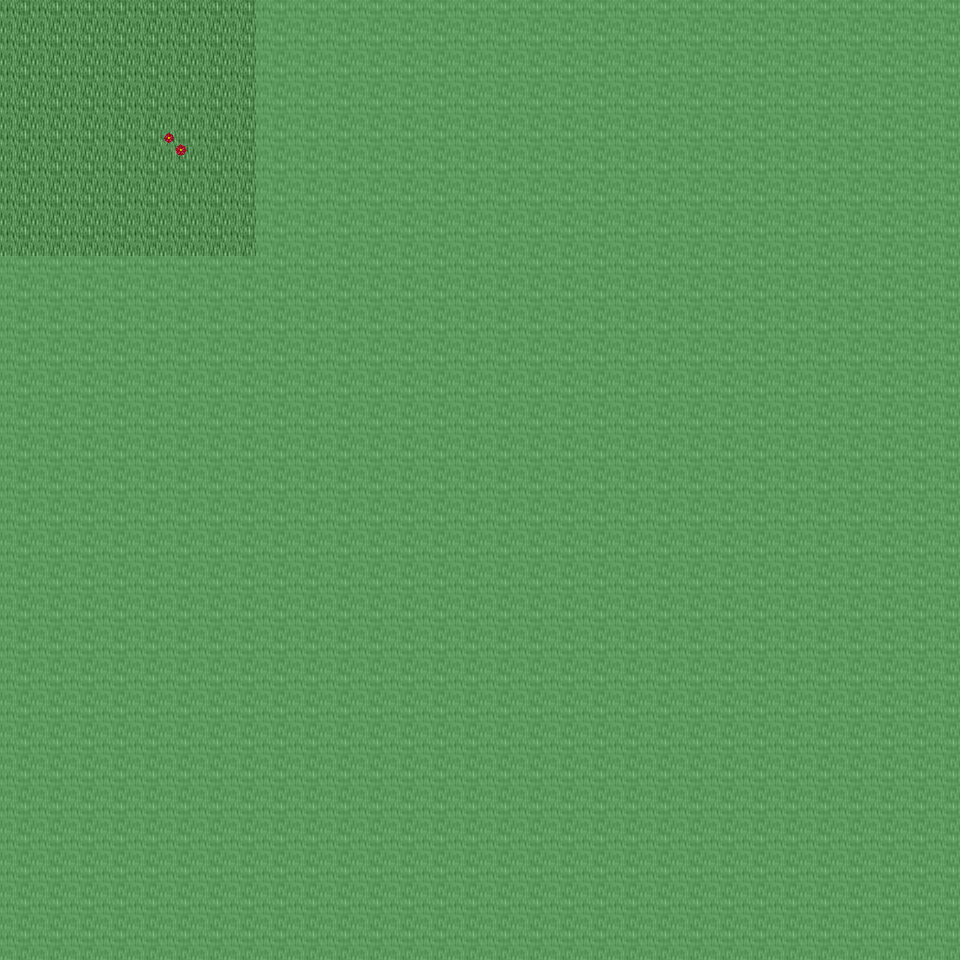

A 2D game scene composited from a Tiled map and its tileset images. What follows is a short description and the map's XML, with each tile layer's data collapsed to a summary:
An orthogonal 30x30 tile map with 32x32 px tiles, 6 tile layers (Ground, Object, Object2, Above, ...), 9 tilesets and 2 objects (2x mapchange).

<map version="1.0" orientation="orthogonal" renderorder="right-down" width="30" height="30" tilewidth="32" tileheight="32" nextobjectid="3">
  <tileset firstgid="1" name="tileset_ground_ground" tilewidth="32" tileheight="32" tilecount="33" columns="3">
    <image source="../drawable/tileset_ground_ground.png" width="96" height="352" />
  </tileset>
  <tileset firstgid="34" name="tileset_plant_flower_daisy_white" tilewidth="32" tileheight="32" tilecount="8" columns="2">
    <image source="../drawable/tileset_plant_flower_daisy_white.png" width="64" height="128" />
  </tileset>
  <tileset firstgid="42" name="tileset_plant_flower_daisy_yellow" tilewidth="32" tileheight="32" tilecount="8" columns="2">
    <image source="../drawable/tileset_plant_flower_daisy_yellow.png" width="64" height="128" />
  </tileset>
  <tileset firstgid="50" name="tileset_plant_flower_daisy_blue" tilewidth="32" tileheight="32" tilecount="8" columns="2">
    <image source="../drawable/tileset_plant_flower_daisy_blue.png" width="64" height="128" />
  </tileset>
  <tileset firstgid="58" name="tileset_plant_grasses" tilewidth="32" tileheight="32" tilecount="6" columns="3">
    <image source="../drawable/tileset_plant_grasses.png" width="96" height="64" />
  </tileset>
  <tileset firstgid="64" name="tileset_plant_flower_daisy_red" tilewidth="32" tileheight="32" tilecount="8" columns="2">
    <image source="../drawable/tileset_plant_flower_daisy_red.png" width="64" height="128" />
  </tileset>
  <tileset firstgid="72" name="tileset_plant_tree_tree_darkgreen" tilewidth="32" tileheight="32" tilecount="88" columns="8">
    <image source="../drawable/tileset_plant_tree_tree_darkgreen.png" width="256" height="352" />
  </tileset>
  <tileset firstgid="160" name="tileset_logic_collision" tilewidth="32" tileheight="32" tilecount="1" columns="1">
    <image source="../drawable/tileset_logic_collision.png" width="32" height="32" />
  </tileset>
  <tileset firstgid="161" name="tileset_ground_green_paving" tilewidth="32" tileheight="32" tilecount="18" columns="3">
    <image source="../drawable/tileset_ground_green_paving.png" width="96" height="192" />
  </tileset>
  <layer name="Ground" width="30" height="30">
    <data>[900 cells, 218 non-empty, 1 distinct tile ids]</data>
  </layer>
  <layer name="Object" width="30" height="30">
    <data>[900 cells, 4 non-empty, 4 distinct tile ids]</data>
  </layer>
  <layer name="Object2" width="30" height="30">
    <data>[900 cells, 6 non-empty, 6 distinct tile ids]</data>
  </layer>
  <layer name="Above" width="30" height="30">
    <data>[900 cells, 4 non-empty, 4 distinct tile ids]</data>
  </layer>
  <layer name="Above2" width="30" height="30">
    <data>[900 cells, 0 non-empty, 0 distinct tile ids]</data>
  </layer>
  <layer name="Walkable" width="30" height="30">
    <data>[900 cells, 836 non-empty, 1 distinct tile ids]</data>
  </layer>
  <objectgroup name="MapEvents">
    <object id="1" name="north" type="mapchange" x="0" y="0" width="256" height="32">
      <properties>
        <property name="map" value="0_ados_mountain_n2_w2_x4_y3" />
        <property name="place" value="south" />
      </properties>
    </object>
    <object id="2" name="west" type="mapchange" x="0" y="0" width="32" height="256">
      <properties>
        <property name="map" value="0_ados_mountain_n2_w2_x3_y4" />
        <property name="place" value="east" />
      </properties>
    </object>
  </objectgroup>
</map>
